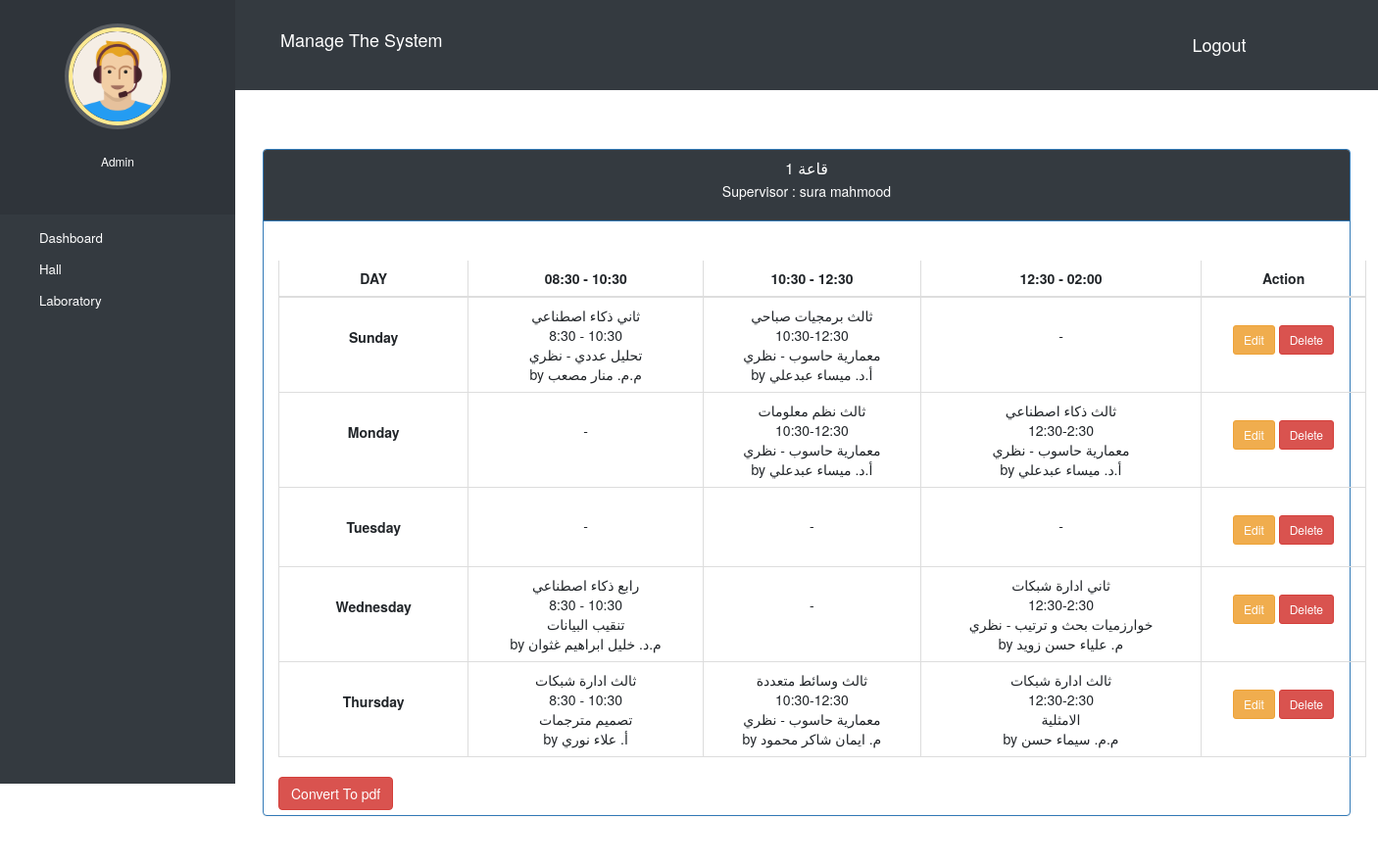
Screenshot of /admin_user/hall_detail/27/ (signed in) with the database file from the repository.
### halls/models.py (models this page shows, shortened)
class Hall(models.Model):
    name = models.CharField(verbose_name="Name",max_length=250)
    supervisor = models.CharField(verbose_name="supervisor",max_length=200,null=True,blank=True)
    seats = models.IntegerField(verbose_name="Seats",null=True)
    data_show = models.BooleanField( verbose_name = "Data Show",default=True)
    days = models.ManyToManyField('halls.Day')
    @property
    def get_days(self):
        return self.days.all()
    class Meta:
        verbose_name = "Hall"
        verbose_name_plural = "Halls"

class Day(models.Model):
    day = models.CharField(verbose_name="Day",choices=choice,max_length=50)
    lecture_one = models.CharField(verbose_name="lecture one",max_length=50,null=True,blank=True)
    lect_one_given_by = models.CharField(verbose_name="given by",max_length=50,null=True,blank=True)
    start_lect_one = models.TimeField(verbose_name="Start at",null=True,blank=True,auto_created=False)
    end_lect_one = models.TimeField(verbose_name="End at",null=True,blank=True,auto_created=False)
    level_and_branch_1 = models.CharField(verbose_name="Branch/Level",null=True,blank=True,max_length=200)
    lecture_tow = models.CharField(verbose_name="lecture tow",max_length=50,null=True,blank=True)
    lect_tow_given_by = models.CharField(verbose_name="given by",max_length=50,null=True,blank=True)
    start_lect_tow = models.TimeField(verbose_name="Start at",null=True,blank=True,auto_created=False)
    end_lect_tow = models.TimeField(verbose_name="End at",null=True,blank=True,auto_created=False)
    level_and_branch_2 = models.CharField(verbose_name="Branch/Level",null=True,blank=True,max_length=200)
    lecture_three = models.CharField(verbose_name="lecture three",max_length=50,null=True,blank=True,)
    lect_three_given_by = models.CharField(verbose_name="given by",max_length=50,null=True,blank=True)
    start_lect_three = models.TimeField(verbose_name="Start at",null=True,blank=True,auto_created=False)
    end_lect_three = models.TimeField(verbose_name="End at",null=True,blank=True,auto_created=False)
    level_and_branch_3 = models.CharField(verbose_name="Branch/Level",null=True,blank=True,max_length=200)

### manage/views.py (the view)
# urls.py: path('admin_user/hall_detail/<pk>/',views.hall_details_2,name='hall_detail'),
@login_required(login_url='adminlogin')
@user_passes_test(is_admin)
def hall_details_2(request,pk):
    halls=Hall.objects.get(id=pk)
    context={
        "halls":halls,
    }
    return render(request,'manage/hall_detail.html',context)

### manage/views.py (called while the page is built)
def is_admin(user):
    return user.groups.filter(name='ADMIN').exists()

### templates/manage/hall_detail.html (shortened to what this page needs)
{% extends 'manage/admin_base.html' %} {% block content %} {%load static%}
<head>
  <link
    href="//netdna.bootstrapcdn.com/bootstrap/3.0.0/css/bootstrap.min.css"
    rel="stylesheet"
    id="bootstrap-css"
  />
</head>
<div class="container ">
  <div class="panel panel-primary">
    <div class="panel-heading bg-dark">
      <h6 class="panel-title text-uppercase">{{halls.name}}</h6>
       <p class="mt-2 ">Supervisor : {{halls.supervisor}}</p>
    </div>
    <div class="container">
      <div class="timetable-img text-center">
      </div>
      <div class="table-responsive">
        <table class="table table-bordered text-center">
            <div class="table-responsive">
              <table class="table table-bordered text-center">
                <thead>
                  <tr class="bg-light-gray ">
                    <th class="text-uppercase text-center">Day</th>
                    <th class="align-middle  text-center">08:30 - 10:30</th>
                    <th class="align-middle text-center">10:30 - 12:30</th>
                    <th class="align-middle text-center">12:30 - 02:00</th>
                    <th class="align-middle text-center">Action</th>
                  </tr>
                </thead>
                <tbody>
                  {% for i in halls.get_days %}
                  <tr>
                    <th class=" text-center p-5">{{i.day}}</th>
                    {% if i.lecture_one %}
                    <td>
                      <div class="margin-10px-top font-size14"> {{i.level_and_branch_1}}</div>
                      <div class="margin-10px-top font-size14"> {{i.start_lect_one|date:"g:i"}} - {{i.end_lect_one|date:"g:i"}}</div>
                        <span
                          >{{i.lecture_one}}</span
                        >
                        <div class="font-size13 text-light-gray">by {{i.lect_one_given_by}} </div>
                      </td>
                      {% else %}
                      <td  style= "">
                        <div style="margin-top:20px;"  class="margin-30px-top font-size14">   -   </div>
                      </td>
                    {% endif %}
                    {% if i.lecture_tow %}
                    <td>
                      <div class="margin-10px-top font-size14"> {{i.level_and_branch_2}}</div>
                      <div class="margin-10px-top font-size14">{{i.start_lect_tow|date:"g:i"}}-{{i.end_lect_tow|date:"g:i"}}</div>
                        <span
                          >{{i.lecture_tow}}</span
                        >
                        <div class="font-size13 text-light-gray">by {{i.lect_tow_given_by}}</div>
                      </td>
                      {% else %}
                      <td style= "">
                        <div style="margin-top:20px;"  class="margin-10px-top font-size14">   -   </div>
                      </td>
                    {% endif %}
                    {% if i.lecture_three %}
                    <td  >
                      <div class="margin-10px-top font-size14"> {{i.level_and_branch_3}}</div>
                      <div class="margin-10px-top font-size14">{{i.start_lect_three|date:"g:i"}}-{{i.end_lect_three|date:"g:i"}}</div>
                        <span
                          >{{i.lecture_three}}</span
                        >
                        <div class="font-size13 text-light-gray">by {{i.lect_three_given_by}}</div>
                      </td>
                      {% else %}
                      <td style= "">
                        <div style="margin-top:20px;"  class="margin-10px-top font-size14">   -  </div>
                      </td>
                    {% endif %}
<td>
                      <div style="margin-top:20px;"  class="margin-30px-top font-size14">
                        <a href="{% url 'edit_day' halls.id i.id %}" class="btn btn-sm btn-warning">Edit</a>
                      <a href="{% url 'delete_day' halls.id  i.id %}" class="btn btn-sm btn-danger">Delete</a>
                           </div>
                    </td>
                  </tr>
                  {% endfor %}
                </tbody>
              </table>
              <a href="{% url 'convert_to_pdf' halls.id %}" class="btn btn-md btn-danger mb-2 text-large">Convert To pdf</a>
            </div>
        </table>
      </div>
    </div>
  </div>
</div>
{% endblock content %}

### static/style.css (style rules this page uses)
body { padding-left: 240px; }

### templates/manage/admin_base.html (style rules this page uses)
a:link { text-decoration: none; }
a { color: white; }
p { text-align: center; }
body { padding-left: 240px; }

### templates/manage/hall_detail.html (style rules this page uses)
a:link { text-decoration: none; }
h6 { text-align: center; }

### rows the page displays
Hall: name "قاعة 1", supervisor "sura mahmood"
Day: day "Sunday", level_and_branch_1 "ثاني ذكاء اصطناعي", start_lect_one "8:30", end_lect_one "10:30", lecture_one "تحليل عددي - نظري", lect_one_given_by "م.م. منار مصعب", level_and_branch_2 "ثالث برمجيات صباحي", start_lect_tow "10:30", end_lect_tow "12:30", lecture_tow "معمارية حاسوب - نظري", lect_tow_given_by "أ.د. ميساء عبدعلي"
Day: day "Monday", level_and_branch_2 "ثالث نظم معلومات", start_lect_tow "10:30", end_lect_tow "12:30", lecture_tow "معمارية حاسوب - نظري", lect_tow_given_by "أ.د. ميساء عبدعلي", level_and_branch_3 "ثالث ذكاء اصطناعي", start_lect_three "12:30", end_lect_three "2:30", lecture_three "معمارية حاسوب - نظري", lect_three_given_by "أ.د. ميساء عبدعلي"
Day: day "Tuesday"
Day: day "Wednesday", level_and_branch_1 "رابع ذكاء اصطناعي", start_lect_one "8:30", end_lect_one "10:30", lecture_one "تنقيب البيانات", lect_one_given_by "م.د. خليل ابراهيم غثوان", level_and_branch_3 "ثاني ادارة شبكات", start_lect_three "12:30", end_lect_three "2:30", lecture_three "خوارزميات بحث و ترتيب - نظري", lect_three_given_by "م. علياء حسن زويد"
Day: day "Thursday", level_and_branch_1 "ثالث ادارة شبكات", start_lect_one "8:30", end_lect_one "10:30", lecture_one "تصميم مترجمات", lect_one_given_by "أ. علاء نوري", level_and_branch_2 "ثالث وسائط متعددة", start_lect_tow "10:30", end_lect_tow "12:30", lecture_tow "معمارية حاسوب - نظري", lect_tow_given_by "م. ايمان شاكر محمود", level_and_branch_3 "ثالث ادارة شبكات", start_lect_three "12:30", end_lect_three "2:30", lecture_three "الامثلية", lect_three_given_by "م.م. سيماء حسن"
